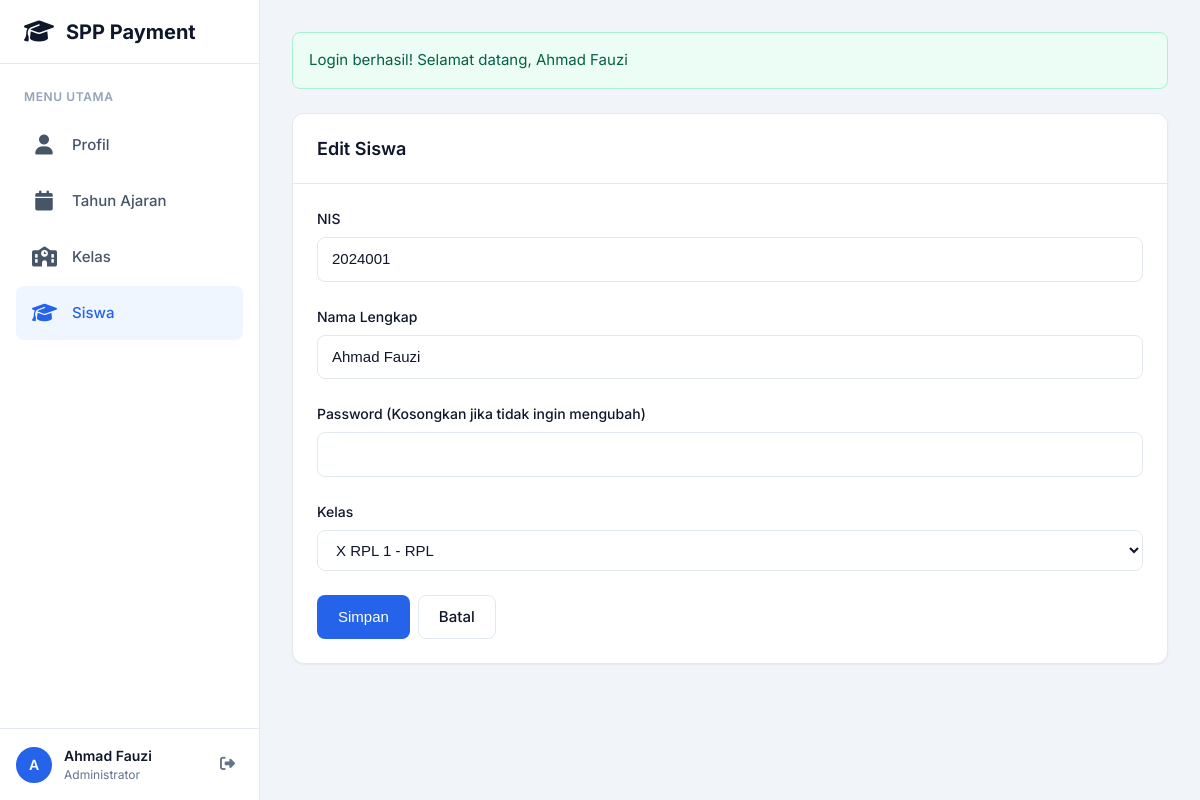
The app's page /public/siswa/edit/1 (signed in) with its own data.
### tables this page shows
CREATE TABLE IF NOT EXISTS siswa (
    id_siswa INT AUTO_INCREMENT PRIMARY KEY,
    nis VARCHAR(20) NOT NULL UNIQUE COMMENT 'Student ID Number - used for login',
    password VARCHAR(255) NOT NULL COMMENT 'Hashed password using bcrypt',
    nama_lengkap VARCHAR(100) NOT NULL,
    id_kelas INT NOT NULL,
    created_at TIMESTAMP DEFAULT CURRENT_TIMESTAMP,
    updated_at TIMESTAMP DEFAULT CURRENT_TIMESTAMP ON UPDATE CURRENT_TIMESTAMP,
    FOREIGN KEY (id_kelas) REFERENCES kelas(id_kelas) ON DELETE RESTRICT ON UPDATE CASCADE,
    INDEX idx_nis (nis),
    INDEX idx_kelas (id_kelas)
);

CREATE TABLE IF NOT EXISTS kelas (
    id_kelas INT AUTO_INCREMENT PRIMARY KEY,
    nama_kelas VARCHAR(50) NOT NULL COMMENT 'Example: XII RPL 1, X TKR 2',
    kompetensi_keahlian VARCHAR(50) NOT NULL COMMENT 'Example: RPL, TKR, TKJ',
    created_at TIMESTAMP DEFAULT CURRENT_TIMESTAMP,
    updated_at TIMESTAMP DEFAULT CURRENT_TIMESTAMP ON UPDATE CURRENT_TIMESTAMP,
    INDEX idx_kompetensi (kompetensi_keahlian)
);

### app/core/Router.php (called while the page is built, shortened)
<?php
class Router {
    private $method = 'index';
    public function __construct() {
        $url = $this->parseUrl();
        if (isset($url[0]) && !empty($url[0])) {
            $controllerName = ucfirst($url[0]) . 'Controller';
            $controllerPath = __DIR__ . '/../controllers/' . $controllerName . '.php';
            if (file_exists($controllerPath)) {
                unset($url[0]);
            }
        }
        $this->controller = new $this->controller;
        if (isset($url[1]) && !empty($url[1])) {
            if (method_exists($this->controller, $url[1])) {
                $this->method = $url[1];
                unset($url[1]);
            }
        }
        $this->params = $url ? array_values($url) : [];
        call_user_func_array([$this->controller, $this->method], $this->params);
    }
    private function parseUrl() {
        if (isset($_GET['url'])) {
            $url = rtrim($_GET['url'], '/');
            $url = filter_var($url, FILTER_SANITIZE_URL);
            $url = explode('/', $url);
            return $url;
        }
        return [];
    }
}

### public/index.php (called while the page is built, shortened)
<?php
require_once __DIR__ . '/../app/config/database.php';
require_once __DIR__ . '/../app/core/Model.php';
require_once __DIR__ . '/../app/core/Controller.php';
require_once __DIR__ . '/../app/core/Helpers.php';
require_once __DIR__ . '/../app/core/Router.php';
new Router();

### app/core/Model.php (called while the page is built, shortened)
<?php
class Model {
    protected $db;
    protected $table;
    public function __construct() {
        $this->db = Database::getInstance()->getConnection();
    }
    public function findAll($orderBy = 'id') {
        $stmt = $this->db->prepare("SELECT * FROM {$this->table} ORDER BY {$orderBy}");
        $stmt->execute();
        return $stmt->fetchAll();
    }
}

### app/config/database.php (called while the page is built, shortened)
<?php
class Database {
    private static $instance = null;
    private $connection;
    private $host = 'localhost';
    private $dbname = 'spp_app';
    private $username = 'root';
    private $password = '';
    private $charset = 'utf8mb4';
    private function __construct() {
        $dsn = "mysql:host={$this->host};dbname={$this->dbname};charset={$this->charset}";
        $options = [
            PDO::ATTR_ERRMODE            => PDO::ERRMODE_EXCEPTION,
            PDO::ATTR_DEFAULT_FETCH_MODE => PDO::FETCH_ASSOC,
            PDO::ATTR_EMULATE_PREPARES   => false,
        ];
        try {
            $this->connection = new PDO($dsn, $this->username, $this->password, $options);
        } catch (PDOException $e) {
            die("Database connection failed: " . $e->getMessage());
        }
    }
    public static function getInstance() {
        if (self::$instance === null) {
            self::$instance = new self();
        }
        return self::$instance;
    }
    public function getConnection() {
        return $this->connection;
    }
}

### app/models/Siswa.php (called while the page is built, shortened)
<?php
class Siswa extends Model {
    protected $table = 'siswa';
    public function getById($id) {
        $stmt = $this->db->prepare("
            SELECT s.*, k.nama_kelas, k.kompetensi_keahlian
            FROM {$this->table} s
            LEFT JOIN kelas k ON s.id_kelas = k.id_kelas
            WHERE s.id_siswa = :id
            LIMIT 1
        ");
        $stmt->execute(['id' => $id]);
        return $stmt->fetch();
    }
}

### app/core/Helpers.php (called while the page is built, shortened)
<?php
function e($string) {
    return htmlspecialchars($string, ENT_QUOTES, 'UTF-8');
}
function baseUrl($path = '') {
    return BASE_URL . '/' . ltrim($path, '/');
}

### app/models/Kelas.php (called while the page is built, shortened)
<?php
class Kelas extends Model {
    public function getAll() {
        return $this->findAll('nama_kelas ASC');
    }
}

### app/views/siswa/form.php (the view, shortened to what this page needs)
<?php
$isEdit = isset($isEdit) && $isEdit;
$pageTitle = $isEdit ? 'Edit Siswa' : 'Tambah Siswa';
?>
<div class="card">
    <div class="card-header">
        <h2 class="card-title"><?= $pageTitle ?></h2>
    </div>
    <form action="<?= $isEdit ? baseUrl('siswa/edit/' . $data['id_siswa']) : baseUrl('siswa/create') ?>" method="POST" class="form-card">
        <div class="form-group">
            <label for="nis" class="form-label">NIS</label>
            <input
                type="text"
                id="nis"
                name="nis"
                class="form-control"
                value="<?= e($data['nis'] ?? '') ?>"
                required
            >
        </div>
        <div class="form-group">
            <label for="nama_lengkap" class="form-label">Nama Lengkap</label>
            <input
                type="text"
                id="nama_lengkap"
                name="nama_lengkap"
                class="form-control"
                value="<?= e($data['nama_lengkap'] ?? '') ?>"
                required
            >
        </div>
        <div class="form-group">
            <label for="password" class="form-label">Password <?= $isEdit ? '(Kosongkan jika tidak ingin mengubah)' : '' ?></label>
            <input
                type="password"
                id="password"
                name="password"
                class="form-control"
                <?= !$isEdit ? 'required' : '' ?>
            >
        </div>
        <div class="form-group">
            <label for="id_kelas" class="form-label">Kelas</label>
            <select id="id_kelas" name="id_kelas" class="form-select" required>
                <?php foreach ($kelasList as $kelas): ?>
                    <option value="<?= $kelas['id_kelas'] ?>"
                        <?= (isset($data['id_kelas']) && $data['id_kelas'] == $kelas['id_kelas']) ? 'selected' : '' ?>>
                        <?= e($kelas['nama_kelas']) ?> - <?= e($kelas['kompetensi_keahlian']) ?>
                    </option>
                <?php endforeach; ?>
            </select>
        </div>
        <div class="flex gap-2">
            <button type="submit" class="btn btn-primary">Simpan</button>
            <a href="<?= baseUrl('siswa/index') ?>" class="btn btn-secondary">Batal</a>
        </div>
    </form>
</div>
<?php
include __DIR__ . '/../layouts/main.php';
?>

### public/assets/css/main.css (style rules this page uses)
:root { --primary-color: #0f172a; --primary-hover: #1e293b; --accent-color: #2563eb; --accent-hover: #1d4ed8; --success-color: #10b981; --danger-color: #ef4444; --warning-color: #f59e0b; --info-color: #3b82f6; --bg-body: #f1f5f9; --bg-card: #ffffff; --border-color: #e2e8f0; --text-primary: #0f172a; --text-secondary: #64748b; --text-muted: #94a3b8; --sidebar-width: 260px; --sidebar-bg: #ffffff; --sidebar-border: #e2e8f0; --sidebar-item-hover: #f8fafc; --sidebar-item-active: #eff6ff; --sidebar-text: #475569; --sidebar-text-active: #2563eb; --spacing-xs: 0.5rem; --spacing-sm: 0.75rem; --spacing-md: 1rem; --spacing-lg: 1.5rem; --spacing-xl: 2rem; --radius-sm: 0.375rem; --radius-md: 0.5rem; --radius-lg: 0.75rem; --radius-full: 9999px; --shadow-sm: 0 1px 2px 0 rgba(0, 0, 0, 0.05); --shadow-md: 0 4px 6px -1px rgba(0, 0, 0, 0.1), 0 2px 4px -1px rgba(0, 0, 0, 0.06); --shadow-lg: 0 10px 15px -3px rgba(0, 0, 0, 0.1), 0 4px 6px -2px rgba(0, 0, 0, 0.05); }
* { margin: 0; padding: 0; box-sizing: border-box; }
body { font-family: 'Inter', 'Segoe UI', Roboto, Helvetica, Arial, sans-serif; background-color: var(--bg-body); color: var(--text-primary); line-height: 1.5; font-size: 0.9375rem; height: 100vh; overflow: hidden; }
a { text-decoration: none; color: inherit; }
h1, h2, h3, h4, h5, h6 { color: var(--text-primary); font-weight: 700; margin-bottom: var(--spacing-md); line-height: 1.2; }
h2 { font-size: 1.5rem; }
.card { background-color: var(--bg-card); border-radius: var(--radius-lg); box-shadow: var(--shadow-sm); border: 1px solid var(--border-color); margin-bottom: var(--spacing-lg); overflow: hidden; }
.card-header { padding: var(--spacing-lg); border-bottom: 1px solid var(--border-color); display: flex; justify-content: space-between; align-items: center; background-color: #fff; }
.card-title { font-size: 1.125rem; font-weight: 600; margin: 0; }
.form-card { padding: var(--spacing-lg); }
.form-group { margin-bottom: var(--spacing-lg); }
.form-label { display: block; margin-bottom: 0.5rem; font-weight: 500; color: var(--text-primary); font-size: 0.875rem; }
.form-control, .form-select { width: 100%; padding: 0.625rem 0.875rem; font-size: 0.9375rem; line-height: 1.5; color: var(--text-primary); background-color: #fff; border: 1px solid var(--border-color); border-radius: var(--radius-md); transition: border-color 0.15s ease-in-out, box-shadow 0.15s ease-in-out; }
.btn { display: inline-flex; align-items: center; justify-content: center; padding: 0.625rem 1.25rem; font-weight: 500; font-size: 0.9375rem; border-radius: var(--radius-md); border: 1px solid transparent; cursor: pointer; transition: all 0.2s; line-height: 1.5; gap: 0.5rem; }
.btn-primary { background-color: var(--accent-color); color: white; }
.btn-secondary { background-color: #fff; border-color: var(--border-color); color: var(--text-primary); }
.flex { display: flex; }
.gap-2 { gap: 0.5rem; }

### records on screen
siswa: nis "2024001", nama_lengkap "Ahmad Fauzi", id_kelas "X RPL 1 - RPL"

### other values on screen
APP_NAME "SPP Payment"
substr($_SESSION['user_nama'] ?? 'U', 0, 1) "A"
$_SESSION['user_nama'] "Ahmad Fauzi"
$flash['message'] "Login berhasil! Selamat datang, Ahmad Fauzi"
$pageTitle "Edit Siswa"
